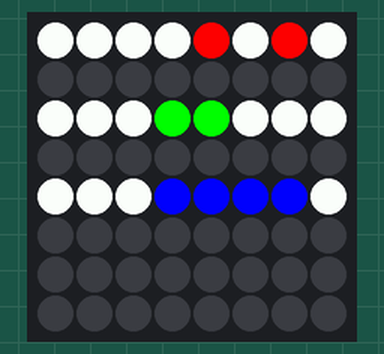
A program run on a simulated Raspberry Pi (BCM pin numbers) with a Sense HAT. Shown: the Sense HAT's 8×8 RGB LED matrix. The clock reads 2024-03-15 10:24:30 at power-on unless the program sets it.

Above: at 0.1 s.
At 3.1 s:
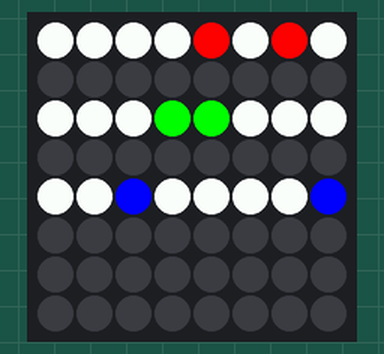
At 8.1 s:
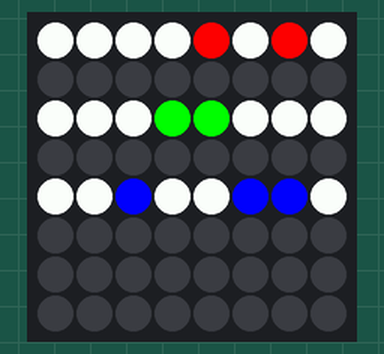
At 15.1 s:
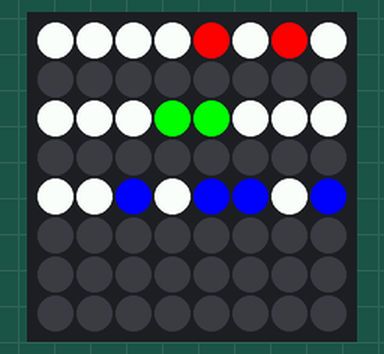
At 22.1 s:
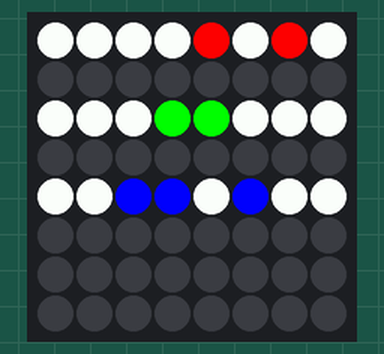
At 30.1 s:
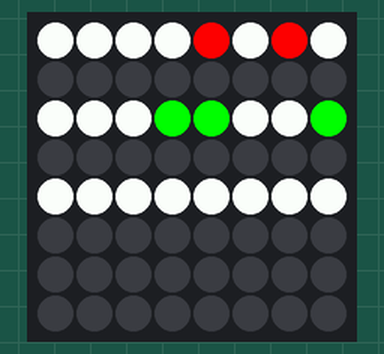

Measured:
- what the display in image 1 shows lasts 1.0 s, from 3.0 s to 4.0 s

The program:

BinaryClock.py
```python
# This could probably be a lot more efficient, but it works just fine.

from sense_hat import SenseHat
from time import sleep
import datetime

sense = SenseHat()
B = [0,0,255]
R = [255,0,0]
G = [0,255,0]
W = [255,255,255]
E = [0,0,0]


while(True):
        curTime = datetime.datetime.now()
        curSecond = curTime.second
        curMinute = curTime.minute
        curHour = curTime.hour
        curSecondBin = format(curSecond, '08b')
        curMinuteBin = format(curMinute, '08b')
        curHourBin = format(curHour, '08b')

        data_bin = [W] * 64
        for counter in range(8,16):
                data_bin[counter] = E
        for counter in range(16,32):
                data_bin[counter] = E
        for counter in range(32,64):
                data_bin[counter] = E

        for counter in range(len(curHourBin)):
                if(curHourBin[counter] == '1'):
                        data_bin[counter] = R
                else:
                        data_bin[counter] = W

        for counter in range(len(curMinuteBin)):
                if(curMinuteBin[counter] == '1'):
                        data_bin[counter+16] = G
                else:
                        data_bin[counter+16] = W

        for counter in range(len(curSecondBin)):
                if(curSecondBin[counter] == '1'):
                        data_bin[counter+32] = B
                else:
                        data_bin[counter+32] = W


        sense.set_pixels(data_bin)

        sleep(1)
```
